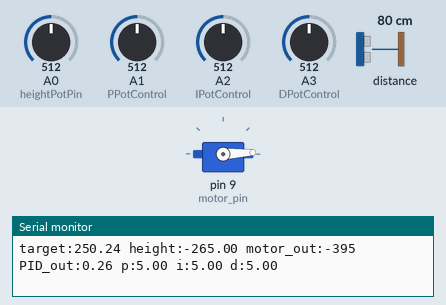
Simulated run of this sketch. Board: Arduino Uno, built with avr-gcc and run on an emulated ATmega328P. Shown: servo, the last lines printed to the serial monitor. The inputs (shaded band) are chosen by the test bench; at power-on: distance to the obstacle 80 cm, A1 (PPotControl) = 512, A0 (heightPotPin) = 512, A2 (IPotControl) = 512, A3 (DPotControl) = 512.

Above: at 5.2 s.
5.3 s: distance to the obstacle set to 120 cm
At 7.84 s:
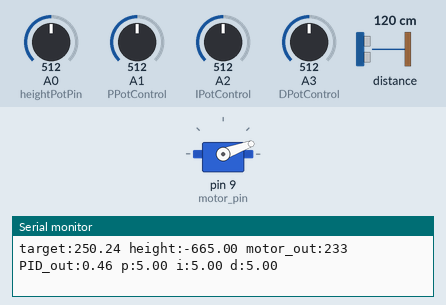
8.3 s: A1 (PPotControl) set to 992
At 10.4 s:
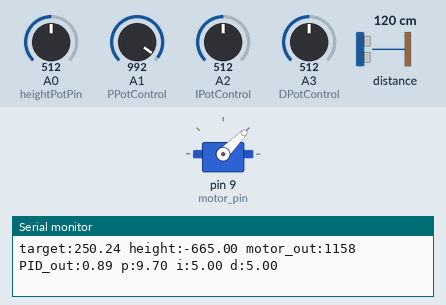
11.3 s: distance to the obstacle set to 183 cm
At 12.0 s:
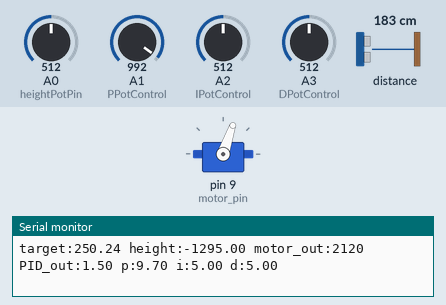
14.3 s: A0 (heightPotPin) set to 170
At 15.3 s:
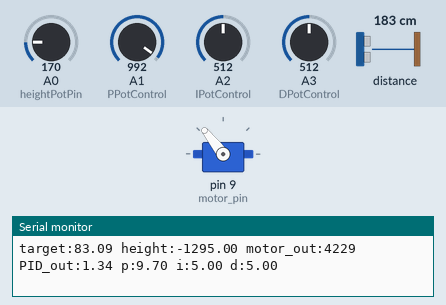
17.3 s: A0 (heightPotPin) set to 193
20.3 s: A0 (heightPotPin) set to 220
Timing chart, 0 to 22.8 s (numbered marks = the images above; inputs shaded):
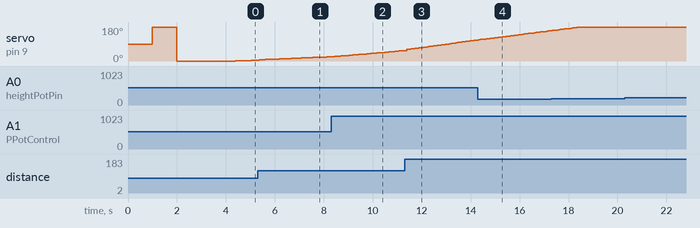

The sketch:

potentiometer.ino
```cpp
#include "Adafruit_VL53L0X.h"
#include <Servo.h>

Adafruit_VL53L0X lox = Adafruit_VL53L0X();

Servo esc;

#define heightPotPin A0

#define PPotControl A1
#define IPotControl A2
#define DPotControl A3

const int motor_pin = 9;

const int motor_min = 0;
const int motor_max = 180;

double height_goal = 250; // in mm
double tube_height = 500; // in mm
double last_err = 0;
double cum_err = 0;
double rate_err = 0;

double motor_out = 0;

double PID_constants [3] = {0, 0, 0}; // respectively for p, i, d
double ball_height;
double motor_correction;
unsigned long last_time = 0;
unsigned long curr_time = 0;

double PID_cycle (double distance, double d_time)
{

  double err = height_goal - distance;

  // PID controls //

  // proportional
  double p_control = PID_constants[0] * err;
  // integral
  cum_err += (err + last_err) * d_time / 2.0f;
  double i_control = cum_err * PID_constants[1];
  // derrivative
  rate_err = (err - last_err) / d_time;
  double d_control = rate_err * PID_constants[2];

  double pid_out = p_control + 0.0 + d_control;
  last_err = err;
  delay(1);
  return pid_out;
}

void updatePIDControls ()
{
  int p_pot = analogRead(PPotControl);
  double p_value = double(p_pot) / 1023.0 * 0.001;
  int i_pot = analogRead(IPotControl);
  double i_value = double(i_pot) / 1023.0 * 0.001;
  int d_pot = analogRead(DPotControl);
  double d_value = double(d_pot) / 1023.0 * 0.001;

  PID_constants[0] = p_value;
  PID_constants[1] = i_value;
  PID_constants[2] = d_value;
}

void printPIDConstants ()
{
  Serial.print(" p:");
  Serial.print(PID_constants[0] * 10000);
  Serial.print(" i:");
  Serial.print(PID_constants[1] * 10000);
  Serial.print(" d:");
  Serial.println(PID_constants[2] * 10000);
}

void printForGraph ()
{
  Serial.print("target:");
  Serial.print(height_goal);
  Serial.print(" height:");
  Serial.print (ball_height);
  Serial.print (" motor_out:");
  Serial.print (map(motor_out * 2,30, 50, 30, 400));
  Serial.print (" PID_out:");
  Serial.print (min(motor_correction, 500));
//  Serial.print (" P_param:");
//  Serial.println(PID_constants[0] * 10000);
  printPIDConstants();
}

void setup() {
  // put your setup code here, to run once:
  Serial.begin(9600);

  esc.attach(motor_pin, 1000, 2000);
  delay(1000);
  esc.write(180);
  delay(1000);
  esc.write(0);
  delay(2000);

  while (! Serial)
  {
    delay(1);
  }
  if (!lox.begin())
  {
    Serial.println(F("Failed to boot VL53L0X"));
    // while(1);
  }
}

void loop() {
  VL53L0X_RangingMeasurementData_t measure;

  lox.rangingTest(&measure, false);

  if (measure.RangeStatus != 4)
  {

    double distance = measure.RangeMilliMeter - 35; // in mm

    ball_height = tube_height - distance;
    curr_time = millis();
    motor_correction = PID_cycle (ball_height, (curr_time - last_time) / 1000.0f);
    motor_out += motor_correction;
    motor_out = min(180, motor_out);
    motor_out = max(0, motor_out);
  } else {
//    Serial.println(" out of range ");
    motor_out = motor_max;
  }

  int pot_value = analogRead(heightPotPin);
   height_goal = double(pot_value) * 500.0 / 1023.0;

  updatePIDControls();
  printForGraph ();
//  printPIDConstants();

//  Serial.print("Pid out: ");
//  Serial.print(motor_out);
//  Serial.print(" height goal: ");
//  Serial.println(height_goal);

  esc.write((int)motor_out);
  last_time = curr_time;

  delay (1);
}
```
